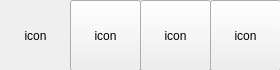
<?xml version="1.0" encoding="UTF-8"?>
<ui version="4.0">
 <class>MainWindow</class>
 <widget class="QMainWindow" name="MainWindow">
  <property name="geometry">
   <rect>
    <x>0</x>
    <y>0</y>
    <width>280</width>
    <height>70</height>
   </rect>
  </property>
  <property name="windowTitle">
   <string>MainWindow</string>
  </property>
  <property name="windowOpacity">
   <double>1.000000000000000</double>
  </property>
  <widget class="QWidget" name="centralwidget">
   <widget class="QPushButton" name="pushButton">
    <property name="enabled">
     <bool>true</bool>
    </property>
    <property name="geometry">
     <rect>
      <x>0</x>
      <y>0</y>
      <width>71</width>
      <height>71</height>
     </rect>
    </property>
    <property name="sizeIncrement">
     <size>
      <width>10</width>
      <height>0</height>
     </size>
    </property>
    <property name="mouseTracking">
     <bool>true</bool>
    </property>
    <property name="text">
     <string>icon</string>
    </property>
    <property name="flat">
     <bool>true</bool>
    </property>
   </widget>
   <widget class="QPushButton" name="pushButton_2">
    <property name="geometry">
     <rect>
      <x>70</x>
      <y>0</y>
      <width>71</width>
      <height>71</height>
     </rect>
    </property>
    <property name="text">
     <string>icon</string>
    </property>
   </widget>
   <widget class="QPushButton" name="pushButton_3">
    <property name="geometry">
     <rect>
      <x>140</x>
      <y>0</y>
      <width>71</width>
      <height>71</height>
     </rect>
    </property>
    <property name="text">
     <string>icon</string>
    </property>
   </widget>
   <widget class="QPushButton" name="pushButton_4">
    <property name="geometry">
     <rect>
      <x>210</x>
      <y>0</y>
      <width>71</width>
      <height>71</height>
     </rect>
    </property>
    <property name="text">
     <string>icon</string>
    </property>
   </widget>
  </widget>
 </widget>
 <resources/>
 <connections/>
</ui>
